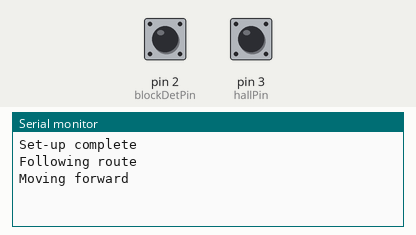
This sketch was run on a simulated Arduino Uno, built with avr-gcc and run on an emulated ATmega328P. Parts: the last lines printed to the serial monitor. The test bench sets the inputs (shaded band); at power-on: pin 2 (blockDetPin) HIGH, pin 3 (hallPin) HIGH.

Above: at 1.2 s.
1.3 s: pin 2 (blockDetPin) pulled LOW for 0.15 s
At 2.9 s:
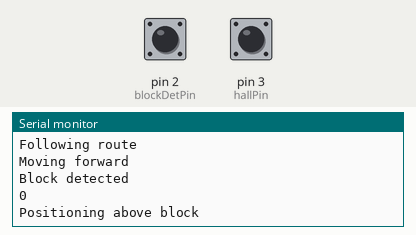
3.0 s: pin 3 (hallPin) pulled LOW for 0.15 s
At 4.6 s:
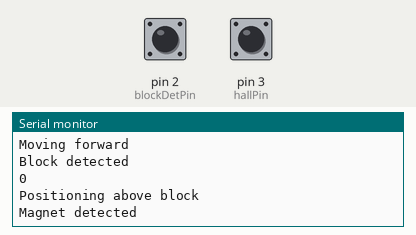
6.1 s: pin 2 (blockDetPin) pulled LOW for 1 s
At 9.3 s:
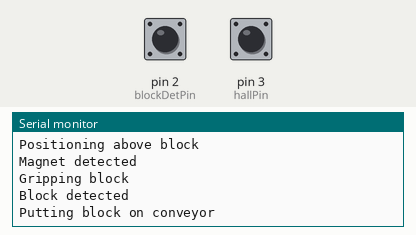
10.0 s: pin 3 (hallPin) pulled LOW for 3.2 s
At 15.0 s:
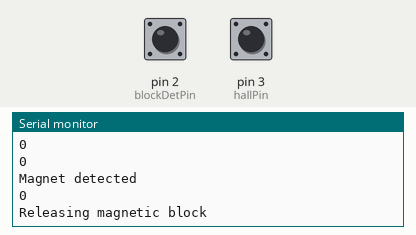

The sketch:

Sensor_testing.ino
```cpp
const byte hallPin = 3;
const byte blockDetPin = 2;
const byte encoder = 19;
int blockVal;
int hallVal;
volatile int process=0;
int distance=0;


void setup() {
  Serial.begin(9600);
  pinMode(hallPin, INPUT_PULLUP);
  pinMode(blockDetPin, INPUT_PULLUP);
  pinMode(encoder, INPUT_PULLUP);
  attachInterrupt(digitalPinToInterrupt(hallPin), magnetDetection, RISING);
  attachInterrupt(digitalPinToInterrupt(encoder), encoderWork, RISING);
  attachInterrupt(digitalPinToInterrupt(blockDetPin), blockDetection, RISING);
}

void loop() {
     if(process == 0){
      delay(1000);
      Serial.println("Set-up complete");
      process = 1;
     }

     else if(process == 1){
     Serial.println("Following route");
     forward();
     forward();
     forward();
     if(process ==1){
      process = 5;
      }
     }

     else if(process == 2){
      Serial.println("Positioning above block");
      delay(3000);
      Serial.println("Gripping block");
      delay(3000);
      if(process == 2){
        process = 3;
      }
     }

     else if(process == 3){
      Serial.println("Putting block on conveyor");
      delay(3000);
      process = 1;
     }

     else if(process == 4){
      Serial.println("Releasing magnetic block");
      delay(3000);
      process = 1;
     }

     else if(process == 5){
      Serial.println("Scanning and re-routing");
      delay(3000);
      process = 1;
     }

}
void forward(){
    if(process == 1){
      Serial.println("Moving forward");
      int i;
      for (i=0; i<10; i +=1) {
        if(process == 1){
        delay(500);
        Serial.println(distance);
        }
      }
      delay(1000);
    }
}

void blockDetection(){
     Serial.println("Block detected");
     process = 2;
     /*In here we need to call a function that moves the robot
     forward enough to position the block between the gripper
     and then grip the block (ready for magnet Detection)*/

}

void magnetDetection(){
     //noInterrupts();
     process = 4;
     Serial.println("Magnet detected");
     //delayMicroseconds(1000);
     //interrupts();
     /*as this is called the gripper will be gripping the block,
      so if it is activated the gripper must release the block
     */
}

void encoderWork(){
     //noInterrupts();
     distance+=10;
     //delayMicroseconds(1000);
     //interrupts();
     /*as this is called the gripper will be gripping the block,
      so if it is activated the gripper must release the block
     */
}

/*if the magnet detection interrupt does not occur after block detection is finished
 then we must continue with rotating the gripper arm, releasing the block,
 incramenting the conveyor whilst (or after/before), rotating the gripper arm
 into its 0 position, then continuing on path to next block*/
```

Measured:
- after the input at 1.3 s, the serial monitor: prints a new line after 0.15 s (image 1)
- after the input at 3.0 s, the serial monitor: prints a new line after 0.15 s (image 2)
- after the input at 6.1 s, the serial monitor: prints a new line after 1.0 s (image 3)
- after the input at 10.0 s, the serial monitor: prints a new line after 3.2 s (image 4)
